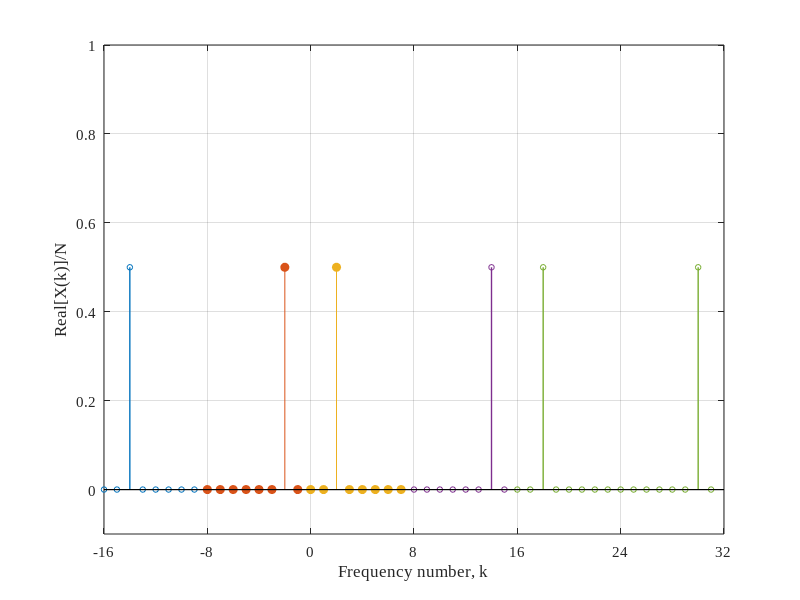

This figure's MATLAB source:
% b_DFT_Example2    Example of DFT
%
% This example illustrates the periodic repetition of the DFT. 
% This example is a CORRECTED version of Figure 9.4 in Brandt,
% where the figure was wrong.

% This file is part of the examples for the ABRAVIBE Toolbox for NVA which 
% is an accompanying toolbox for the book
% Brandt, Anders: "Noise and Vibration Analysis: Signal Analysis and
% Experimental Procedures," Wiley 2011. ISBN: 13-978-0-470-74644-8.
% Copyright 2011, Anders Brandt.

% 2012-01-14 modified to work with Octave

clear
clc
close all

% Some settings to easily change plot appearance
%--------------------------------------------------
FontSize=11;
FontName='Times New Roman';
LineWidth=1;
LineType={'-k','--k','-.k',':k'};

%--------------------------------------------------
% Original sequence
n=(0:15)';
y=cos(4*pi*n/16);
Y=fft(y)/16;
% mirroring to the left of n=0
n1=-flipud(n(1:end))-1;
% Original n
n2=n;
% n from 16 to 31
n3=n+16;
Y=real(Y);          % Imaginary part is zero anyway, so only plot real part
stem(n1(1:8),Y(1:8),'MarkerSize',4,'LineWidth',LineWidth)
axis([-16 32 0 10])
hold on
stem(n1(9:end),Y(9:end),'filled')
stem(n2(1:8),Y(1:8),'filled')
stem(n2(9:end),Y(9:end),'MarkerSize',4,'LineWidth',LineWidth)
stem(n3,Y,'MarkerSize',4,'LineWidth',LineWidth)
xlabel('Frequency number, k','FontName',FontName,'FontSize',FontSize)
ylabel('Real[X(k)]/N','FontName',FontName,'FontSize',FontSize)
axis([-16 32 -.1 1])
set(gca,'XTick',[-16 -8 0 8 16 24 32])
grid
set(gca,'FontName',FontName,'FontSize',FontSize)

fprintf('Please note that Figure 9.4, page 185 in Brandt is incorrect. Should look like the figure here!\n')
